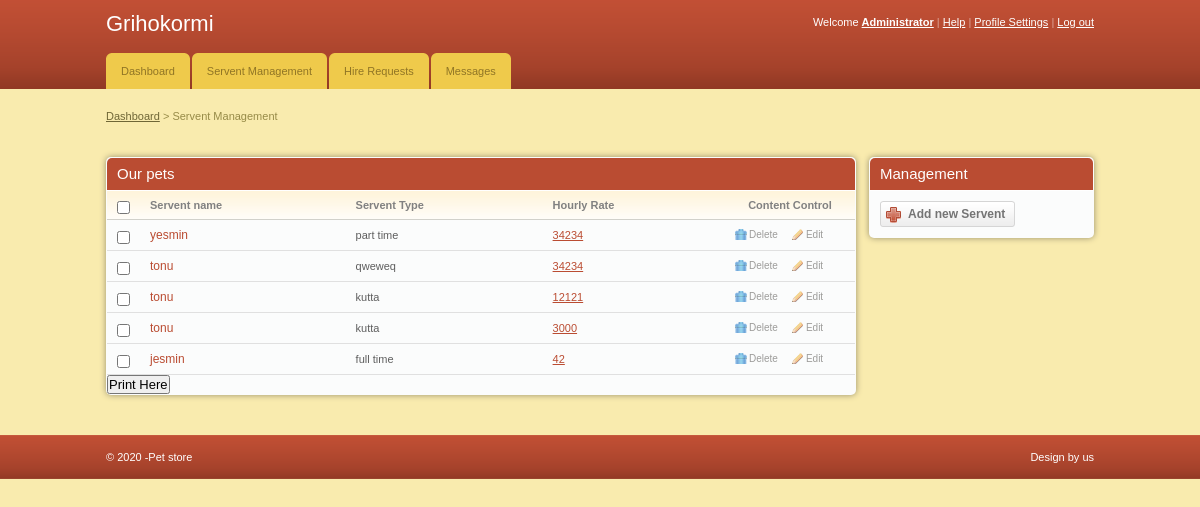
Screenshot of /admin/add_servents.php (signed in) with the database file from the repository.
### tables this page shows
CREATE TABLE IF NOT EXISTS `pets` (
  `pet_id` int(11) NOT NULL AUTO_INCREMENT,
  `pet_name` varchar(255) NOT NULL,
  `pet_type` varchar(255) NOT NULL,
  `image` text,
  `price` int(11) NOT NULL,
  `status` varchar(255) NOT NULL,
  PRIMARY KEY (`pet_id`)
);

### admin/add_servents.php (the view, shortened to what this page needs)
<!DOCTYPE html PUBLIC "-//W3C//DTD XHTML 1.0 Transitional//EN" "http://www.w3.org/TR/xhtml1/DTD/xhtml1-transitional.dtd">
<html xmlns="http://www.w3.org/1999/xhtml">
<head>
	<link rel="stylesheet" href="css/style.css" type="text/css" media="all" />
</head>
<body>
<div id="header">
	<div class="shell">
		<?php
			include 'menu.php';
		?>
		</div>
	</div>
<div id="container">
	<div class="shell">
		<div class="small-nav">
			<a href="index.php">Dashboard</a>
			<span>&gt;</span>
			Servent Management
		</div>
		<br />
		<div id="main">
			<div id="content">
				<div class="box">
					<div class="box-head">
						<h2 class="left">Our pets</h2>
					</div>
					<div class="table">
						<table width="100%" border="0" cellspacing="0" cellpadding="0">
							<tr>
								<th width="13"><input type="checkbox" class="checkbox" /></th>
								<th>Servent name</th>
								<th>Servent Type</th>
								<th> Hourly Rate</th>
								<th width="110" class="ac">Content Control</th>
							</tr>
							<?php
								include '../includes/config.php';
								$select = "SELECT * FROM pets WHERE status = 'Available'";
								$result = $conn->query($select);
								while($row = $result->fetch_assoc()){
							?>
							<tr>
								<td><input type="checkbox" class="checkbox" /></td>
								<td><h3><a href="#"><?php echo $row['pet_name'] ?></a></h3></td>
								<td><?php echo  $row['pet_type']?></td>
								<td><a href="#"><?php echo $row['price'] ?></a></td>
								<td><a href="javascript:sureToApprove(<?php echo $row['pet_id'];?>)" class="ico del">Delete</a><a href="edit.php?id=<?php echo $row['pet_id']?>" class="ico edit">Edit</a></td>
							</tr>
							<?php
								}
							?>
						</table>
					</div>
					<h2><input type="submit" onclick="window.print()" value="Print Here" /></h2>
				</div>
			</div>
			<div id="sidebar">
				<div class="box">
					<div class="box-head">
						<h2>Management</h2>
					</div>
					<div class="box-content">
						<a href="add_servent.php" class="add-button"><span>Add new Servent</span></a>
					</div>
				</div>
			</div>
		</div>
	</div>
</div>
<div id="footer">
	<div class="shell">
		<span class="left">&copy; <?php echo date("Y");?> -Pet store</span>
		<span class="right">
			Design by us</a>
		</span>
	</div>
</div>
</body>
</html>

### admin/css/style.css (style rules this page uses)
* { padding:0; margin:0; outline:0; }
body { background:#f9ebae; font-family: Verdana, sans-serif; font-size:11px; line-height:14px; color:#5e5e5e; }
input, textarea, select { font-family: Verdana, sans-serif; font-size:13px; }
.checkbox { width:13px; height:13px; vertical-align:top; position:relative; top:2px; }
a { color:#ba4c32; text-decoration: underline; cursor:pointer; }
.left, .alignleft { float:left; display:inline; }
.right, .alignright { float:right; display:inline; }
.ac { text-align: center !important; }
h2 { font-size:15px; font-weight: normal; }
h3 { font-size:12px; line-height:14px; font-weight: normal; }
h3 a { text-decoration: none; }
.shell { width:988px; margin:0 auto; }
#header { height:89px; background:url(images/header.gif); white-space:nowrap; }
#container { padding:20px 0; }
.small-nav { color:#978b48; padding-bottom:20px; }
.small-nav a { color:#6f6636; }
#content { float:left; width:750px; }
#sidebar { float:right; width:225px; }
.table th { background:#fffdfa url(images/th.gif) repeat-x 0 0; color:#818181; text-align: left; padding:7px 10px; border-bottom:solid 1px #d2d1cb; }
.table td { background:#fbfcfc; border-bottom:solid 1px #e0e0e0; padding:8px 10px; }
.box { background:#fbfcfc; height:100%; padding:1px; margin-bottom:20px; }
.box-head { background:#ba4c32; height:32px; color:#fff; padding: 0 10px; line-height:32px; white-space:nowrap; border-bottom:solid 1px #fff; }
a.ico { color:#9d9c9a; font-size:10px; text-decoration: none; padding:0 0 0 14px; background-repeat:no-repeat; background-position:0 0; }
a.del { background-image:url(images/del.gif) }
a.edit { background-image:url(images/edit.gif); margin-left:14px; }
.box-content { padding:10px; }
.add-button, .add-button span { float:left; height:26px; background:url(images/add-button.gif) no-repeat 0 0; padding:0 0 0 28px; }
.add-button span { background-position:right 0; padding:0 10px 0 0; }
.add-button { font-weight: bold; font-size:12px; color:#747474; text-decoration: none; line-height:26px; }
#footer { height:44px; background:url(images/footer.gif); line-height:44px; color:#fff; }
.box { -moz-border-radius:5px; -webkit-border-radius:5px; -moz-box-shadow: 0 0 6px #978f6c; -webkit-box-shadow: 0 0 6px #978f6c; }
.box-head { -moz-border-radius-topleft:5px; -moz-border-radius-topright:5px; -webkit-border-top-left-radius:5px; -webkit-border-top-right-radius:5px; }

### rows the page displays
pets: pet_name "yesmin", pet_type "part time", price "34234"
pets: pet_name "tonu", pet_type "qweweq", price "34234"
pets: pet_name "tonu", pet_type "kutta", price "12121"
pets: pet_name "tonu", pet_type "kutta", price "3000"
pets: pet_name "jesmin", pet_type "full time", price "42"
